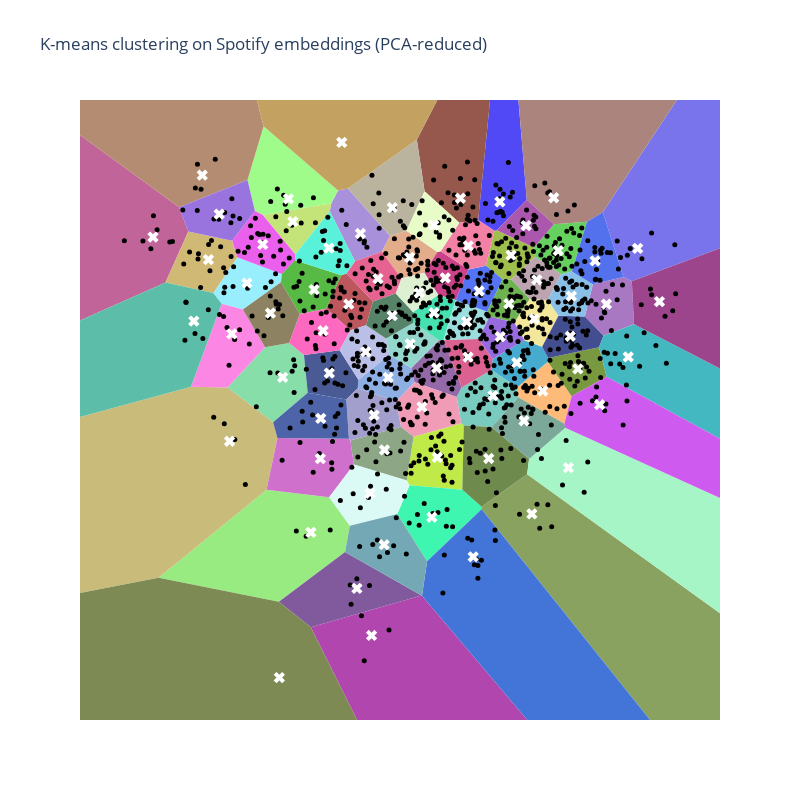

Here is the notebook cell this chart was saved with:
### Code cell
# Generate a unique color for each region
def generate_color(name, factor=0.25):
    """Generate a pastel color for the given name."""
    # Generate a color based on the hash of the name
    hash_object = hashlib.md5(name.encode())
    hex_dig = hash_object.hexdigest()
    base_color = [int(hex_dig[i:i+2], 16) for i in (0, 2, 4)]

    # Mix the color with white
    pastel_color = [(1 - factor) * c + factor * 255 for c in base_color]
    pastel_color_hex = ''.join(f'{int(c):02x}' for c in pastel_color)

    return '#' + pastel_color_hex

# Create Plotly figure
fig = go.Figure()

# Add Voronoi regions, each with a different color
for region, center in zip(regions, kmeans.cluster_centers_):
    polygon = vertices[region]
    color = generate_color(str(center))
    fig.add_trace(go.Scatter(
        x=polygon[:, 0],
        y=polygon[:, 1],
        fill="toself",
        fillcolor=color,
        mode='lines',
        line=dict(color='rgba(0,0,0,0)')  # No border color
    ))

# Add scatter plot of points
fig.add_trace(go.Scatter(
    x=df['x'],
    y=df['y'],
    mode='markers',
    marker=dict(color='black', size=5),
    text=df.apply(lambda row: f"{row['name']} by {row['artist']}", axis=1),
    hoverinfo='text'
))

# Add centroids
fig.add_trace(go.Scatter(
    x=kmeans.cluster_centers_[:, 0],
    y=kmeans.cluster_centers_[:, 1],
    mode='markers',
    marker=dict(size=10, color='white', symbol='x'),
    name='Centroids'
))

# Update layout
fig.update_layout(
    title="K-means clustering on Spotify embeddings (PCA-reduced)",
    xaxis=dict(visible=False),
    yaxis=dict(visible=False),
    showlegend=False,
    width=800,
    height=800,
    plot_bgcolor='rgba(0,0,0,0)'
)

fig.update_xaxes(minallowed=df['x'].min()-1, maxallowed=df['x'].max()+1)
fig.update_yaxes(minallowed=df['y'].min()-1, maxallowed=df['y'].max()+1)


# Show the plot
fig.show()

### Figure 1 — Plotly figure (JSON) as saved in the notebook; plotly's stock layout.template omitted (floating-point values rounded to 4 significant figures; data arrays with more than 128 entries replaced by an {"elided": "..."} marker saying what was removed)
{"data": [{"fill": "toself", "fillcolor": "#9fbf4c", "line": {"color": "rgba(0,0,0,0)"}, "mode": "lines", "type": "scatter", "x": [2.008, 1.985, 1.143, 1.092, 0.9019, 1.275, 1.474], "y": [1.692, 1.909, 2.32, 2.309, 1.483, 1.165, 1.156]}, {"fill": "toself", "fillcolor": "#8dafe4", "line": {"color": "rgba(0,0,0,0)"}, "mode": "lines", "type": "scatter", "x": [-0.71, -1.122, -1.99, -1.974, -1.279, -0.7791], "y": [-1.268, -1.719, -1.408, -1.204, -0.6186, -0.9295]}, {"fill": "toself", "fillcolor": "#a891da", "line": {"color": "rgba(0,0,0,0)"}, "mode": "lines", "type": "scatter", "x": [-1.447, -2.053, -2.62, -2.585, -2.433, -2.212, -1.261], "y": [1.814, 1.589, 2.765, 2.957, 3.258, 3.301, 2.182]}, {"fill": "toself", "fillcolor": "#feba79", "line": {"color": "rgba(0,0,0,0)"}, "mode": "lines", "type": "scatter", "x": [1.629, 2.669, 2.832, 2.295, 1.606], "y": [-1.617, -2.244, -1.596, -0.7824, -1.384]}, {"fill": "toself", "fillcolor": "#bfea48", "line": {"color": "rgba(0,0,0,0)"}, "mode": "lines", "type": "scatter", "x": [0.3449, -0.7312, -0.8857, -0.8225, 0.3689, 0.4004], "y": [-2.235, -2.549, -3.58, -3.694, -3.799, -2.283]}, {"fill": "toself", "fillcolor": "#87dea9", "line": {"color": "rgba(0,0,0,0)"}, "mode": "lines", "type": "scatter", "x": [-3.537, -3.202, -3.117, -3.898, -4.927, -4.08], "y": [-0.3425, -0.6206, -1.514, -2.208, -1.389, -0.4413]}, {"fill": "toself", "fillcolor": "#9ffb8a", "line": {"color": "rgba(0,0,0,0)"}, "mode": "lines", "type": "scatter", "x": [-4.127, -2.585, -2.433, -4.111, -4.476, -4.307], "y": [2.676, 2.957, 3.258, 4.773, 3.502, 2.773]}, {"fill": "toself", "fillcolor": "#9adedd", "line": {"color": "rgba(0,0,0,0)"}, "mode": "lines", "type": "scatter", "x": [0.2139, -0.05586, -0.04698, 0.7348, 0.9828, 0.9308, 0.2177], "y": [0.6736, -0.2699, -0.2754, -0.2465, 0.2819, 0.3989, 0.6754]}, {"fill": "toself", "fillcolor": "#66d15f", "line": {"color": "rgba(0,0,0,0)"}, "mode": "lines", "type": "scatter", "x": [2.008, 1.985, 2.433, 3.178, 2.838, 2.596], "y": [1.692, 1.909, 2.458, 2.52, 1.346, 1.279]}, {"fill": "toself", "fillcolor": "#98eb81", "line": {"color": "rgba(0,0,0,0)"}, "mode": "lines", "type": "scatter", "x": [-3.768, -2.276, -2.167, -2.634, -4.045, -6.479], "y": [-6.442, -5.27, -4.649, -3.975, -3.802, -5.878]}, {"fill": "toself", "fillcolor": "#c06499", "line": {"color": "rgba(0,0,0,0)"}, "mode": "lines", "type": "scatter", "x": [-65.76, -40.61, -20.8, -6.324, -5.81, -6.016, -26.77], "y": [-19.65, -12.75, -5.65, 1.084, 2.292, 2.861, 18.66]}, {"fill": "toself", "fillcolor": "#46abcf", "line": {"color": "rgba(0,0,0,0)"}, "mode": "lines", "type": "scatter", "x": [1.049, 1.768, 2.166, 2.304, 2.295, 1.606, 1.019], "y": [-0.7178, -0.2762, -0.4286, -0.6957, -0.7824, -1.384, -0.9783]}, {"fill": "toself", "fillcolor": "#3ff6b1", "line": {"color": "rgba(0,0,0,0)"}, "mode": "lines", "type": "scatter", "x": [-0.4261, 0.8032, 0.8011, 0.3689, -0.8225, -1.098], "y": [-5.487, -4.259, -4.199, -3.799, -3.694, -4.371]}, {"fill": "toself", "fillcolor": "#e3ac8a", "line": {"color": "rgba(0,0,0,0)"}, "mode": "lines", "type": "scatter", "x": [-0.8925, -1.261, -1.447, -1.005, -0.489, -0.1937], "y": [2.305, 2.182, 1.814, 1.183, 1.317, 1.807]}, {"fill": "toself", "fillcolor": "#8da786", "line": {"color": "rgba(0,0,0,0)"}, "mode": "lines", "type": "scatter", "x": [-0.7312, -0.8857, -2.076, -2.158, -1.015], "y": [-2.549, -3.58, -3.205, -2.637, -2.312]}, {"fill": "toself", "fillcolor": "#bc575d", "line": {"color": "rgba(0,0,0,0)"}, "mode": "lines", "type": "scatter", "x": [-1.802, -2.154, -2.704, -2.36, -2.244, -1.647], "y": [0.08104, -0.03844, 0.4682, 1.256, 1.296, 0.6387]}, {"fill": "toself", "fillcolor": "#98eefd", "line": {"color": "rgba(0,0,0,0)"}, "mode": "lines", "type": "scatter", "x": [-4.708, -5.247, -5.059, -4.579, -3.721, -3.701], "y": [1.685, 0.8385, 0.5878, 0.4518, 1.094, 1.289]}, {"fill": "toself", "fillcolor": "#a978c3", "line": {"color": "rgba(0,0,0,0)"}, "mode": "lines", "type": "scatter", "x": [3.55, 4.24, 4.188, 4.003, 3.312, 3.129], "y": [-0.1696, 0.1032, 1.116, 1.215, 1.042, 0.2835]}, {"fill": "toself", "fillcolor": "#5149f6", "line": {"color": "rgba(0,0,0,0)"}, "mode": "lines", "type": "scatter", "x": [1.092, 0.7253, 1.277, 1.373, 1.821, 1.143], "y": [2.309, 2.561, 8.379, 8.625, 3.036, 2.32]}, {"fill": "toself", "fillcolor": "#799940", "line": {"color": "rgba(0,0,0,0)"}, "mode": "lines", "type": "scatter", "x": [3.45, 3.622, 2.832, 2.295, 2.304], "y": [-0.44, -1.138, -1.596, -0.7824, -0.6957]}, {"fill": "toself", "fillcolor": "#9369a8", "line": {"color": "rgba(0,0,0,0)"}, "mode": "lines", "type": "scatter", "x": [0.3555, 0.2413, -0.71, -0.7791, -0.1573, -0.05586, -0.04698], "y": [-1.39, -1.612, -1.268, -0.9295, -0.2746, -0.2699, -0.2754]}, {"fill": "toself", "fillcolor": "#f3e79b", "line": {"color": "rgba(0,0,0,0)"}, "mode": "lines", "type": "scatter", "x": [1.885, 1.539, 1.768, 2.166, 2.536, 2.297], "y": [0.6983, 0.1415, -0.2762, -0.4286, 0.3, 0.6725]}, {"fill": "toself", "fillcolor": "#b246af", "line": {"color": "rgba(0,0,0,0)"}, "mode": "lines", "type": "scatter", "x": [66.97, 50.76, -0.5411, -0.552, -3.048, 8.191], "y": [-90.09, -69.65, -6.298, -6.296, -7.041, -30.58]}, {"fill": "toself", "fillcolor": "#96574c", "line": {"color": "rgba(0,0,0,0)"}, "mode": "lines", "type": "scatter", "x": [-0.4828, -0.6574, 1.277, 0.7253, 0.3014], "y": [3.237, 4.452, 8.379, 2.561, 2.494]}, {"fill": "toself", "fillcolor": "#8aa260", "line": {"color": "rgba(0,0,0,0)"}, "mode": "lines", "type": "scatter", "x": [50.76, 66.97, 22.65, 1.83, 0.8011, 0.8032], "y": [-69.65, -90.09, -19.14, -3.434, -4.199, -4.259]}, {"fill": "toself", "fillcolor": "#78cbbe", "line": {"color": "rgba(0,0,0,0)"}, "mode": "lines", "type": "scatter", "x": [1.019, 1.606, 1.629, 1.031, 0.4004, 0.3449, 0.2413, 0.3555], "y": [-0.9783, -1.384, -1.617, -2.323, -2.283, -2.235, -1.612, -1.39]}, {"fill": "toself", "fillcolor": "#495a95", "line": {"color": "rgba(0,0,0,0)"}, "mode": "lines", "type": "scatter", "x": [-3.202, -3.117, -2.247, -1.99, -1.974, -2.398], "y": [-0.6206, -1.514, -1.67, -1.408, -1.204, -0.5085]}, {"fill": "toself", "fillcolor": "#5473f5", "line": {"color": "rgba(0,0,0,0)"}, "mode": "lines", "type": "scatter", "x": [0.2177, 0.9308, 1.275, 0.9019, 0.5073], "y": [0.6754, 0.3989, 1.165, 1.483, 1.392]}, {"fill": "toself", "fillcolor": "#6e8a4c", "line": {"color": "rgba(0,0,0,0)"}, "mode": "lines", "type": "scatter", "x": [0.4004, 0.3689, 0.8011, 1.83, 1.873, 1.031], "y": [-2.283, -3.799, -4.199, -3.434, -3.076, -2.323]}, {"fill": "toself", "fillcolor": "#ca4389", "line": {"color": "rgba(0,0,0,0)"}, "mode": "lines", "type": "scatter", "x": [-0.1937, -0.489, -0.1734, 0.2139, 0.2177, 0.5073, -0.1206], "y": [1.807, 1.317, 0.7934, 0.6736, 0.6754, 1.392, 1.822]}, {"fill": "toself", "fillcolor": "#93d6cb", "line": {"color": "rgba(0,0,0,0)"}, "mode": "lines", "type": "scatter", "x": [-1.351, -1.279, -0.7791, -0.1573, -0.7263], "y": [-0.2351, -0.6186, -0.9295, -0.2746, 0.1428]}, {"fill": "toself", "fillcolor": "#7974ec", "line": {"color": "rgba(0,0,0,0)"}, "mode": "lines", "type": "scatter", "x": [3.535, 4.003, 4.188, 28.47, 17.45], "y": [2.744, 1.215, 1.116, 10.63, 24.8]}, {"fill": "toself", "fillcolor": "#bda4b1", "line": {"color": "rgba(0,0,0,0)"}, "mode": "lines", "type": "scatter", "x": [2.008, 1.474, 1.885, 2.297, 2.596], "y": [1.692, 1.156, 0.6983, 0.6725, 1.279]}, {"fill": "toself", "fillcolor": "#ea60ed", "line": {"color": "rgba(0,0,0,0)"}, "mode": "lines", "type": "scatter", "x": [-4.127, -3.397, -3.405, -3.701, -4.708, -4.821, -4.307], "y": [2.676, 1.752, 1.611, 1.289, 1.685, 2.068, 2.773]}, {"fill": "toself", "fillcolor": "#4375d9", "line": {"color": "rgba(0,0,0,0)"}, "mode": "lines", "type": "scatter", "x": [-0.4261, 0.8032, 50.76, -0.5411], "y": [-5.487, -4.259, -69.65, -6.298]}, {"fill": "toself", "fillcolor": "#c9bb7a", "line": {"color": "rgba(0,0,0,0)"}, "mode": "lines", "type": "scatter", "x": [-6.479, -40.61, -20.8, -5.749, -4.927, -3.898, -3.8, -4.045], "y": [-5.878, -12.75, -5.65, -1.373, -1.389, -2.208, -2.582, -3.802]}, {"fill": "toself", "fillcolor": "#57ba45", "line": {"color": "rgba(0,0,0,0)"}, "mode": "lines", "type": "scatter", "x": [-3.405, -2.36, -2.704, -3.298, -3.721, -3.701], "y": [1.611, 1.256, 0.4682, 0.344, 1.094, 1.289]}, {"fill": "toself", "fillcolor": "#815a9d", "line": {"color": "rgba(0,0,0,0)"}, "mode": "lines", "type": "scatter", "x": [-3.768, -3.048, -0.552, -2.276], "y": [-6.442, -7.041, -6.296, -5.27]}, {"fill": "toself", "fillcolor": "#fc86e4", "line": {"color": "rgba(0,0,0,0)"}, "mode": "lines", "type": "scatter", "x": [-4.579, -5.059, -5.749, -4.927, -4.08], "y": [0.4518, 0.5878, -1.373, -1.389, -0.4413]}, {"fill": "toself", "fillcolor": "#cf71cc", "line": {"color": "rgba(0,0,0,0)"}, "mode": "lines", "type": "scatter", "x": [-4.045, -3.8, -2.189, -2.158, -2.076, -2.634], "y": [-3.802, -2.582, -2.6, -2.637, -3.205, -3.975]}, {"fill": "toself", "fillcolor": "#b48c72", "line": {"color": "rgba(0,0,0,0)"}, "mode": "lines", "type": "scatter", "x": [-6.016, -4.476, -4.111, -10.34, -26.77], "y": [2.861, 3.502, 4.773, 30.1, 18.66]}, {"fill": "toself", "fillcolor": "#f09cb7", "line": {"color": "rgba(0,0,0,0)"}, "mode": "lines", "type": "scatter", "x": [-0.71, -1.122, -1.015, -0.7312, 0.3449, 0.2413], "y": [-1.268, -1.719, -2.312, -2.549, -2.235, -1.612]}, {"fill": "toself", "fillcolor": "#bab49e", "line": {"color": "rgba(0,0,0,0)"}, "mode": "lines", "type": "scatter", "x": [-0.8925, -1.261, -2.212, -0.6574, -0.4828], "y": [2.305, 2.182, 3.301, 4.452, 3.237]}, {"fill": "toself", "fillcolor": "#a5f5c6", "line": {"color": "rgba(0,0,0,0)"}, "mode": "lines", "type": "scatter", "x": [145.0, 121.9, 20.43, 2.689, 1.873, 1.83, 22.65], "y": [-75.33, -63.23, -10.76, -2.336, -3.076, -3.434, -19.14]}, {"fill": "toself", "fillcolor": "#434e90", "line": {"color": "rgba(0,0,0,0)"}, "mode": "lines", "type": "scatter", "x": [2.166, 2.304, 3.45, 3.55, 3.129, 2.536], "y": [-0.4286, -0.6957, -0.44, -0.1696, 0.2835, 0.3]}, {"fill": "toself", "fillcolor": "#f381a6", "line": {"color": "rgba(0,0,0,0)"}, "mode": "lines", "type": "scatter", "x": [0.3014, 0.7253, 1.092, 0.9019, 0.5073, -0.1206], "y": [2.494, 2.561, 2.309, 1.483, 1.392, 1.822]}, {"fill": "toself", "fillcolor": "#43b8c0", "line": {"color": "rgba(0,0,0,0)"}, "mode": "lines", "type": "scatter", "x": [3.45, 3.622, 20.43, 121.9, 4.24, 3.55], "y": [-0.44, -1.138, -10.76, -63.23, 0.1032, -0.1696]}, {"fill": "toself", "fillcolor": "#dbfaf6", "line": {"color": "rgba(0,0,0,0)"}, "mode": "lines", "type": "scatter", "x": [-2.634, -2.076, -0.8857, -0.8225, -1.098, -2.167], "y": [-3.975, -3.205, -3.58, -3.694, -4.371, -4.649]}, {"fill": "toself", "fillcolor": "#a29fcc", "line": {"color": "rgba(0,0,0,0)"}, "mode": "lines", "type": "scatter", "x": [-1.122, -1.015, -2.158, -2.189, -2.247, -1.99], "y": [-1.719, -2.312, -2.637, -2.6, -1.67, -1.408]}, {"fill": "toself", "fillcolor": "#fd69c0", "line": {"color": "rgba(0,0,0,0)"}, "mode": "lines", "type": "scatter", "x": [-3.298, -2.704, -2.154, -2.398, -3.202, -3.537], "y": [0.344, 0.4682, -0.03844, -0.5085, -0.6206, -0.3425]}, {"fill": "toself", "fillcolor": "#9c458d", "line": {"color": "rgba(0,0,0,0)"}, "mode": "lines", "type": "scatter", "x": [121.9, 145.0, 28.47, 4.188, 4.24], "y": [-63.23, -75.33, 10.63, 1.116, 0.1032]}, {"fill": "toself", "fillcolor": "#c4e379", "line": {"color": "rgba(0,0,0,0)"}, "mode": "lines", "type": "scatter", "x": [-4.127, -2.585, -2.62, -3.397], "y": [2.676, 2.957, 2.765, 1.752]}, {"fill": "toself", "fillcolor": "#74a8b4", "line": {"color": "rgba(0,0,0,0)"}, "mode": "lines", "type": "scatter", "x": [-2.276, -0.552, -0.5411, -0.4261, -1.098, -2.167], "y": [-5.27, -6.296, -6.298, -5.487, -4.371, -4.649]}, {"fill": "toself", "fillcolor": "#cfb975", "line": {"color": "rgba(0,0,0,0)"}, "mode": "lines", "type": "scatter", "x": [-4.708, -5.247, -6.324, -5.81, -4.821], "y": [1.685, 0.8385, 1.084, 2.292, 2.068]}, {"fill": "toself", "fillcolor": "#e66290", "line": {"color": "rgba(0,0,0,0)"}, "mode": "lines", "type": "scatter", "x": [-1.647, -2.244, -2.053, -1.447, -1.005, -1.132], "y": [0.6387, 1.296, 1.589, 1.814, 1.183, 0.8283]}, {"fill": "toself", "fillcolor": "#7ca89a", "line": {"color": "rgba(0,0,0,0)"}, "mode": "lines", "type": "scatter", "x": [1.031, 1.873, 2.689, 2.669, 1.629], "y": [-2.323, -3.076, -2.336, -2.244, -1.617]}, {"fill": "toself", "fillcolor": "#e7fcc7", "line": {"color": "rgba(0,0,0,0)"}, "mode": "lines", "type": "scatter", "x": [-0.8925, -0.1937, -0.1206, 0.3014, -0.4828], "y": [2.305, 1.807, 1.822, 2.494, 3.237]}, {"fill": "toself", "fillcolor": "#7d8a54", "line": {"color": "rgba(0,0,0,0)"}, "mode": "lines", "type": "scatter", "x": [-65.76, 8.191, -3.048, -3.768, -6.479, -40.61], "y": [-19.65, -30.58, -7.041, -6.442, -5.878, -12.75]}, {"fill": "toself", "fillcolor": "#cf5af0", "line": {"color": "rgba(0,0,0,0)"}, "mode": "lines", "type": "scatter", "x": [2.832, 3.622, 20.43, 2.689, 2.669], "y": [-1.596, -1.138, -10.76, -2.336, -2.244]}, {"fill": "toself", "fillcolor": "#6fb252", "line": {"color": "rgba(0,0,0,0)"}, "mode": "lines", "type": "scatter", "x": [1.885, 1.539, 0.9828, 0.9308, 1.275, 1.474], "y": [0.6983, 0.1415, 0.2819, 0.3989, 1.165, 1.156]}, {"fill": "toself", "fillcolor": "#babfe7", "line": {"color": "rgba(0,0,0,0)"}, "mode": "lines", "type": "scatter", "x": [-1.802, -2.154, -2.398, -1.974, -1.279, -1.351], "y": [0.08104, -0.03844, -0.5085, -1.204, -0.6186, -0.2351]}, {"fill": "toself", "fillcolor": "#89c0e7", "line": {"color": "rgba(0,0,0,0)"}, "mode": "lines", "type": "scatter", "x": [2.596, 2.838, 3.312, 3.129, 2.536, 2.297], "y": [1.279, 1.346, 1.042, 0.2835, 0.3, 0.6725]}, {"fill": "toself", "fillcolor": "#c3a160", "line": {"color": "rgba(0,0,0,0)"}, "mode": "lines", "type": "scatter", "x": [-4.111, -2.433, -2.212, -0.6574, 1.277, 1.373, 8.244, -10.34], "y": [4.773, 3.258, 3.301, 4.452, 8.379, 8.625, 33.79, 30.1]}, {"fill": "toself", "fillcolor": "#db6190", "line": {"color": "rgba(0,0,0,0)"}, "mode": "lines", "type": "scatter", "x": [1.049, 0.7348, -0.04698, 0.3555, 1.019], "y": [-0.7178, -0.2465, -0.2754, -1.39, -0.9783]}, {"fill": "toself", "fillcolor": "#578469", "line": {"color": "rgba(0,0,0,0)"}, "mode": "lines", "type": "scatter", "x": [-1.802, -1.647, -1.132, -0.7446, -0.7263, -1.351], "y": [0.08104, 0.6387, 0.8283, 0.3891, 0.1428, -0.2351]}, {"fill": "toself", "fillcolor": "#976ade", "line": {"color": "rgba(0,0,0,0)"}, "mode": "lines", "type": "scatter", "x": [1.049, 1.768, 1.539, 0.9828, 0.7348], "y": [-0.7178, -0.2762, 0.1415, 0.2819, -0.2465]}, {"fill": "toself", "fillcolor": "#45e1b1", "line": {"color": "rgba(0,0,0,0)"}, "mode": "lines", "type": "scatter", "x": [-0.7446, -0.1734, 0.2139, -0.05586, -0.1573, -0.7263], "y": [0.3891, 0.7934, 0.6736, -0.2699, -0.2746, 0.1428]}, {"fill": "toself", "fillcolor": "#8d8362", "line": {"color": "rgba(0,0,0,0)"}, "mode": "lines", "type": "scatter", "x": [-3.298, -3.537, -4.08, -4.579, -3.721], "y": [0.344, -0.3425, -0.4413, 0.4518, 1.094]}, {"fill": "toself", "fillcolor": "#ab847e", "line": {"color": "rgba(0,0,0,0)"}, "mode": "lines", "type": "scatter", "x": [1.373, 1.821, 2.433, 3.178, 3.535, 17.45, 8.244], "y": [8.625, 3.036, 2.458, 2.52, 2.744, 24.8, 33.79]}, {"fill": "toself", "fillcolor": "#4e64a9", "line": {"color": "rgba(0,0,0,0)"}, "mode": "lines", "type": "scatter", "x": [-3.898, -3.8, -2.189, -2.247, -3.117], "y": [-2.208, -2.582, -2.6, -1.67, -1.514]}, {"fill": "toself", "fillcolor": "#5af1da", "line": {"color": "rgba(0,0,0,0)"}, "mode": "lines", "type": "scatter", "x": [-3.397, -2.62, -2.053, -2.244, -2.36, -3.405], "y": [1.752, 2.765, 1.589, 1.296, 1.256, 1.611]}, {"fill": "toself", "fillcolor": "#ab57ae", "line": {"color": "rgba(0,0,0,0)"}, "mode": "lines", "type": "scatter", "x": [1.143, 1.821, 2.433, 1.985], "y": [2.32, 3.036, 2.458, 1.909]}, {"fill": "toself", "fillcolor": "#9974df", "line": {"color": "rgba(0,0,0,0)"}, "mode": "lines", "type": "scatter", "x": [-4.307, -4.476, -6.016, -5.81, -4.821], "y": [2.773, 3.502, 2.861, 2.292, 2.068]}, {"fill": "toself", "fillcolor": "#5371ec", "line": {"color": "rgba(0,0,0,0)"}, "mode": "lines", "type": "scatter", "x": [2.838, 3.178, 3.535, 4.003, 3.312], "y": [1.346, 2.52, 2.744, 1.215, 1.042]}, {"fill": "toself", "fillcolor": "#5cbea8", "line": {"color": "rgba(0,0,0,0)"}, "mode": "lines", "type": "scatter", "x": [-5.247, -6.324, -20.8, -5.749, -5.059], "y": [0.8385, 1.084, -5.65, -1.373, 0.5878]}, {"fill": "toself", "fillcolor": "#def0d2", "line": {"color": "rgba(0,0,0,0)"}, "mode": "lines", "type": "scatter", "x": [-0.7446, -0.1734, -0.489, -1.005, -1.132], "y": [0.3891, 0.7934, 1.317, 1.183, 0.8283]}, {"hoverinfo": "text", "marker": {"color": "black", "size": 5}, "mode": "markers", "text": {"elided": "1146 str values"}, "type": "scatter", "x": {"elided": "1146 float values"}, "y": {"elided": "1146 float values"}}, {"marker": {"color": "white", "size": 10, "symbol": "x"}, "mode": "markers", "name": "Centroids", "type": "scatter", "x": [1.466, -1.302, -1.929, 2.182, -0.1947, -3.682, -3.551, 0.4662, 2.53, -3.046, -6.606, 1.597, -0.3188, -0.8179, -1.388, -2.192, -4.489, 3.617, 1.215, 2.973, -0.2103, 1.991, -1.678, 0.3249, 1.936, 1.059, -2.631, 0.7467, 0.9636, -0.01622, -0.8094, 4.321, 2.048, -4.132, 0.613, -4.88, -2.973, -2.009, -4.829, -2.833, -5.495, -0.5423, -1.211, 2.759, 2.801, 0.5022, 4.109, -1.71, -1.62, -2.77, 4.812, -3.452, -1.395, -5.355, -1.533, 1.759, -0.2746, -3.758, 3.464, 1.417, -1.81, 2.828, -2.35, 0.4972, -1.211, 1.221, -0.2702, -3.957, 2.427, -2.823, -2.64, 1.806, -5.112, 3.361, -5.685, -0.6016], "y": [1.73, -1.153, 2.241, -1.472, -3.039, -1.15, 3.059, 0.163, 1.838, -4.807, 2.157, -0.8019, -4.448, 1.678, -2.86, 0.5768, 1.073, 0.5764, 2.988, -0.9494, -0.9303, 0.2296, -7.236, 3.072, -4.37, -1.581, -1.05, 0.8863, -3.063, 1.195, -0.3615, 1.891, 1.15, 1.983, -5.381, -2.657, 0.9175, -6.127, -0.1248, -3.068, 3.616, -1.847, 2.851, -3.279, -0.1817, 1.951, -0.6682, -3.882, -2.042, -0.05104, 0.6371, 2.521, -5.096, 1.625, 1.176, -2.173, 2.439, -8.229, -1.795, 0.5854, -0.5499, 0.7662, 4.389, -0.6747, 0.3034, -0.1915, 0.3735, 0.3626, 3.085, -2.118, 1.898, 2.428, 2.698, 1.597, 0.1765, 0.8417]}], "layout": {"height": 800, "plot_bgcolor": "rgba(0,0,0,0)", "showlegend": false, "title": {"text": "K-means clustering on Spotify embeddings (PCA-reduced)"}, "width": 800, "xaxis": {"maxallowed": 6.177, "minallowed": -8.251, "visible": false}, "yaxis": {"maxallowed": 5.389, "minallowed": -9.229, "visible": false}}}
